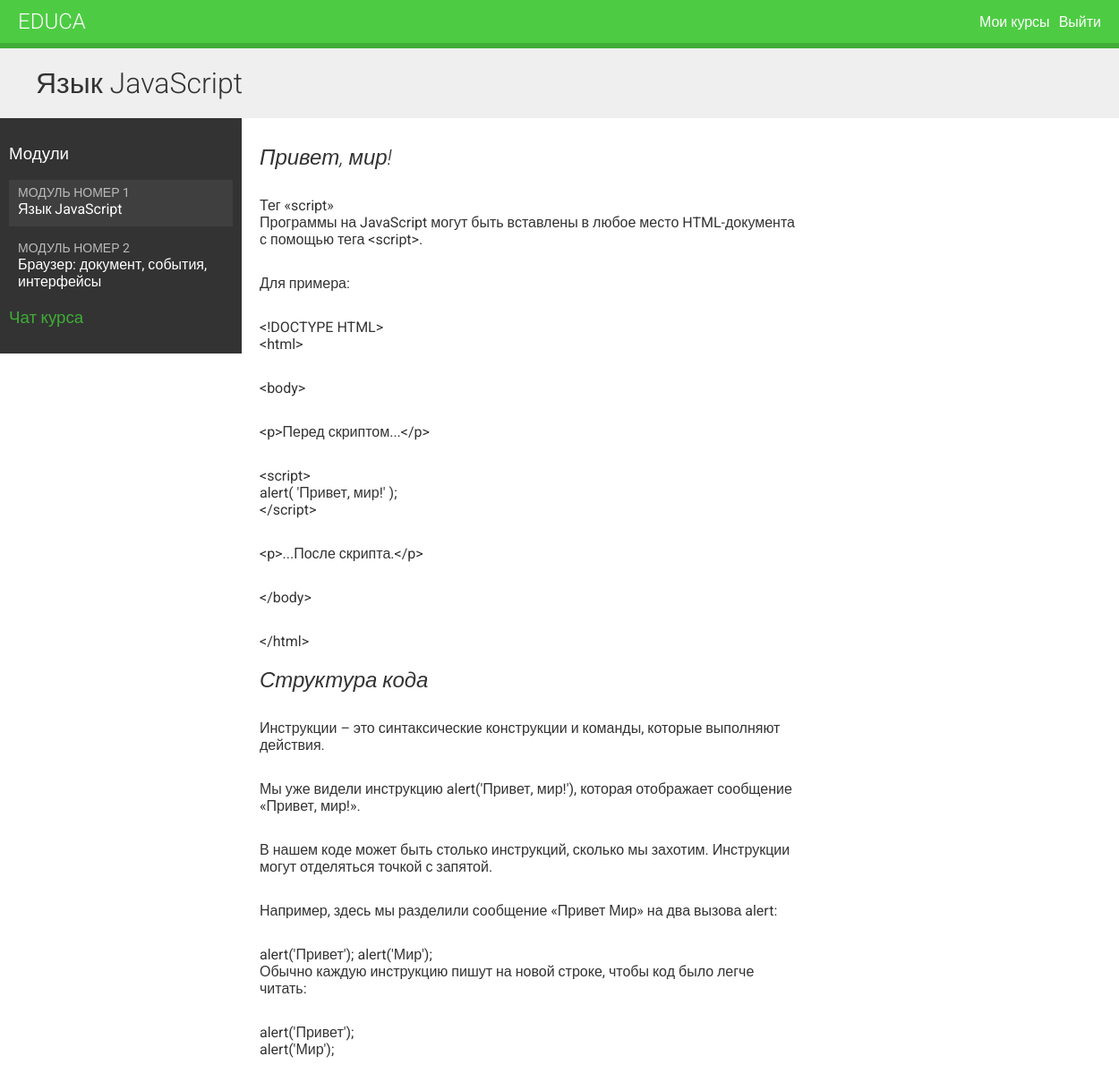
Screenshot of /students/course/5/ (signed in) with the database file from the repository.
### courses/models.py (models this page shows, shortened)
class Module(models.Model):
    course = models.ForeignKey(Course,
                               related_name='modules',
                               on_delete=models.CASCADE)
    title = models.CharField(max_length=200)
    description = models.TextField(blank=True)
    order = OrderField(blank=True, for_fields=['course'])  # упорядочивать поля относительно курса
    class Meta:
        ordering = ['order']
    def __str__(self):
        return f'{self.order}. {self.title}'

class Content(models.Model):
    module = models.ForeignKey(Module, related_name='contents', on_delete=models.CASCADE)
    content_type = models.ForeignKey(ContentType, on_delete=models.CASCADE,  # type of content of model
                                     limit_choices_to={'model__in': (  # ограниченные типы контента
                                         'text',
                                         'video',
                                         'image',
                                         'file')})
    object_id = models.PositiveIntegerField()
    item = GenericForeignKey('content_type', 'object_id')
    order = OrderField(blank=True, for_fields=['module'])
    class Meta:
        ordering = ['order']

class ItemBase(models.Model):
    owner = models.ForeignKey(User,
                              related_name='%(class)s_related',  # related_name в зависимости от класса (Videos_related)
                              on_delete=models.CASCADE)
    title = models.CharField(max_length=200)
    created = models.DateTimeField(auto_now_add=True)
    updated = models.DateTimeField(auto_now=True)
    class Meta:
        abstract = True
    def render(self):
        return render_to_string(f'courses/content/{self._meta.model_name}.html',
                                {'item': self})

class Text(ItemBase):
    content = models.TextField()

### students/views.py (the view)
# urls.py: path('course/<pk>/', cache_page(60 * 15)(views.StudentCourseDetailView.as_view()),
class StudentCourseDetailView(DetailView):
    model = Course
    template_name = 'students/course/detail.html'
    def get_queryset(self):
        qs = super().get_queryset()
        return qs.filter(students__in=[self.request.user])
    def get_context_data(self, **kwargs):
        context = super().get_context_data(**kwargs)
        course = self.get_object()  # объект курса (DetailView)
        if 'module_id' in self.kwargs:  # если в запросе есть определенный модуль то передаться в контекст его
            context['module'] = course.modules.get(
                id=self.kwargs['module_id'])
        else:  # иначе передать в контекст первый модуль
            context['module'] = course.modules.all()[0]
        return context

### students/templates/students/course/detail.html (shortened to what this page needs)
{% extends 'base.html' %}
{% load cache %}
{% block content %}
  <h1>{{ module.title }}</h1>
  <div class="contents">
    <h3>Модули</h3>
    <ul id="module">
      {% for m in object.modules.all %}
        <li data-id="{{ m.id }}" {% if m == module %}class="selected"{% endif %}>
          <a href="{% url 'student_course_detail_module' object.id m.id %}">
            <span>Модуль номер <span class="order">{{ m.order|add:1 }}</span></span>
            <br />
            {{ m.title }}
          </a>
        </li>
      {% empty %}
        <li>Модулей пока нет.</li>
      {% endfor %}
    </ul>
    <h3>
      <a href="{% url 'chat:course_chat_room' object.id %}">
        Чат курса
      </a>
    </h3>
  </div>
  <div class="module">
    {% cache 600 module_contents module %}  <!-- имя module_content объекта module
      {% for content in module.contents.all %}
        {% with item=content.item %}
          <h2><i>{{ item.title }}</i></h2>
          {{ item.render }}
        {% endwith %}
      {% endfor %}
    {% endcache %}
  </div>
{% endblock %}

### courses/templates/courses/content/text.html
{{ item.content|linebreaks }}

### courses/static/css/base.css (style rules this page uses)
body { margin:0; font-family:'Roboto', sans-serif; font-weight:400; color:#333; }
a { color:#3fad37; text-decoration:none; }
ul { float:left; }
h1, h2, h3, h4, h5, h6 { font-family:'Roboto', sans-serif; font-weight:300; }
h1 { background:#efefef; width:100%; overflow:auto; padding:20px 0 20px 40px; margin:0; }
.module { padding:10px 20px; float:left; width:600px; }
.module p { margin:10px 0 20px; width:100%; float:left; }
.contents { width:20%; padding:10px; float:left; background:#333; color: #fff; font-family:'Roboto', sans-serif; }
.contents ul { list-style:none; margin:0; padding:0; width:100%; }
.contents ul li { margin:0 0 10px 0; padding:4px 10px 10px; overflow:auto; cursor:move; }
.contents ul li.selected { background:#3f3f3f; }
.contents ul span { text-transform:uppercase; color:#bbb; font-size:14px; }
.contents ul a { display:block; color:#fff; text-decoration:none; }

### rows the page displays
Module: title "Язык JavaScript", order|add "1"
Module: order|add "2", title "Браузер: документ, события, интерфейсы"
Content: item "Привет, мир!", item.content "Тег «script» Программы на JavaScript могут быть вставлены в любое место HTML-документа с помощью тега <script>. Для примера: <!DOCTYPE HTML> <html> <body> <p>Перед скриптом...</p> <script> alert( 'Привет, мир!' ); </script> <p>...После скрипта.</p> </body> </html>"
Content: item "Структура кода", item.content "Инструкции – это синтаксические конструкции и команды, которые выполняют действия. Мы уже видели инструкцию alert('Привет, мир!'), которая отображает сообщение «Привет, мир!». В нашем коде может быть столько инструкций, сколько мы захотим. Инструкции могут отделяться точкой с запятой. Например, здесь мы разделили сообщение «Привет Мир» на два вызова alert: alert('Привет'); alert('Мир'); Обычно каждую инструкцию пишут на новой строке, чтобы код было легче читать: alert('Привет'); alert('Мир');"
